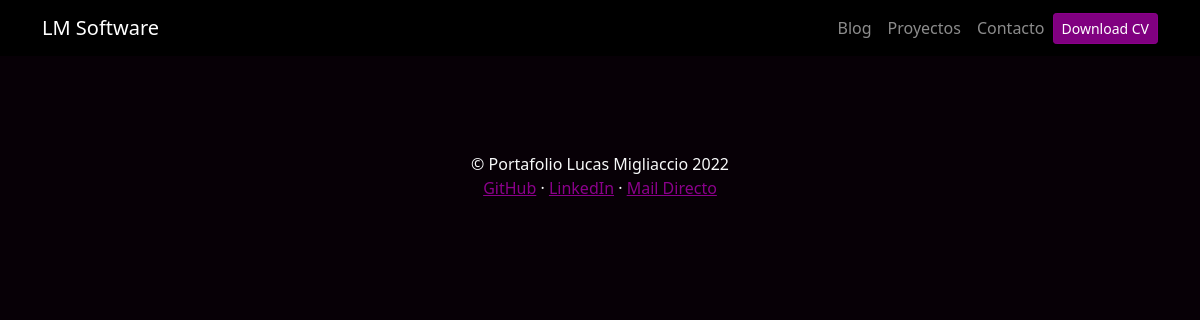
The page /proyectos/ on the database as committed earlier.
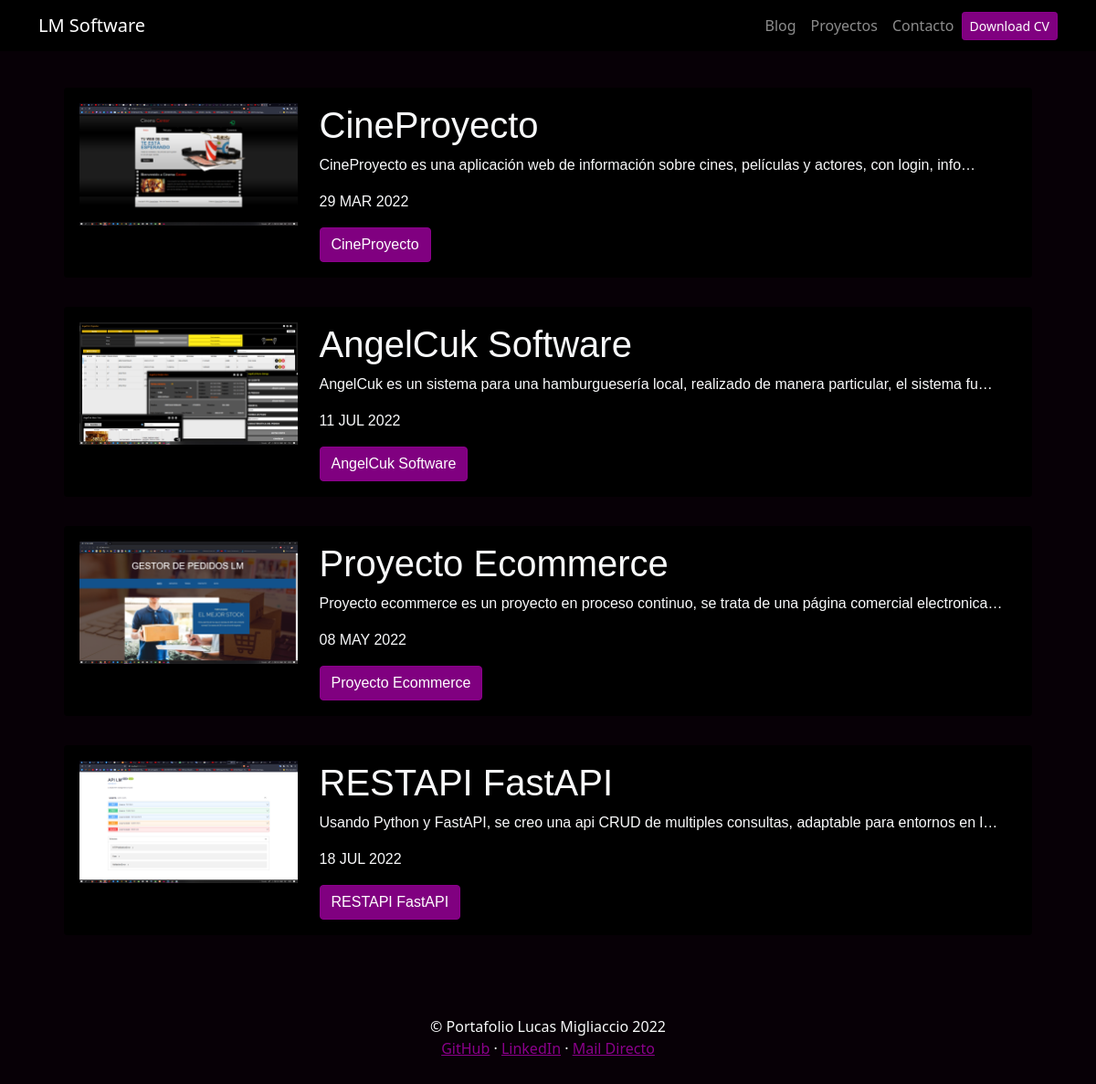
The same page on the database as committed later.
### proyectos/models.py (models this page shows)
class Posts(models.Model):
    tittle=models.CharField(max_length=100)
    description=models.TextField()
    image=models.ImageField(upload_to="proyectos/images")
    date=models.DateField(datetime.date.today)

### proyectos/views.py (the view)
# urls.py: path("", render_posts, name="post"),
def render_posts(request):
    post= Posts.objects.all()
    return render(request, 'post_proy.html',{"posts":post})

### proyectos/templates/post_proy.html
{% extends 'layout.html' %}
{% block content %}
    {% for post in posts %}
        <div class="p-3">
            <div class="card card-body bg-black">
                <div class="row">
                    <div class="col-3">
                        <img src="{{post.image.url}}" alt="{{post.title}}" class="img-fluid">
                    </div>
                    <div class="col-9" style="font-family: Helvetica, Sans-Serif;">
                        <h1>{{post.tittle}}</h1>
                        <p>{{post.description|striptags|truncatechars:100 }}</p>
                        <p>{{post.date|date:'d M Y'|upper}}</p>
                        <a href="{% url 'proyectos:post_detail' post.id %}" class="btn btn-primary" style="background-color: purple; border-color: darkmagenta;">{{post.tittle}}</a>
                    </div>
                </div>
            </div>
        </div>
    {% endfor %}
    {% endblock %}

### portfolio/templates/layout.html (shortened to what this page needs)
{% load static %}
<!DOCTYPE html>
<html lang="en">
<head>
    <link href="https://cdn.jsdelivr.net/npm/bootstrap@5.1.3/dist/css/bootstrap.min.css" rel="stylesheet"
>
    <link rel="stylesheet" href="{% static 'main.css' %}">
</head>
<body class="text-light">
    {% include 'partials/navbar.html' %}
    <div class="container p-4">
    {% block content %}
    {% endblock %}
    </div>
</body>
    {% include 'partials/footer.html'%}
</html>

### portfolio/templates/partials/navbar.html (shortened to what this page needs)
{% load static %}
<nav class="navbar navbar-expand-lg navbar-dark bg-black">
  <div class="container">
    <a class="navbar-brand fw-medium fst-helvetica" href="/">LM Software</a>
    <div class="collapse navbar-collapse" id="navbarNav">
      <ul class="navbar-nav ms-auto" >
       <li class="nav-item">
          <a class="nav-link" href="{% url 'blog:post' %}">Blog</a>
        </li>
        <li class="nav-item">
          <a class="nav-link" href="{% url 'proyectos:posts' %}">Proyectos</a>
        </li>
          <a class="nav-link" href="{% url 'contacto:contacto' %}">Contacto</a>
        <li class="nav-item d-flex align-items-center">
          <a class="btn btn-primary btn-sm"
            href="{% static 'portfolio/lucas-migliaccio-cv-ingles.pdf' %}"
            target="_blank"
            style="background-color: purple; border-color: darkmagenta;"
            >Download CV</a>
        </li>
      </ul>
    </div>
  </div>
  </nav>

### portfolio/templates/partials/footer.html (shortened to what this page needs)
<footer class="footer text-faded text-center py-5">
    <div class="container">
      <p class="m-0 mbt1">&copy; Portafolio Lucas Migliaccio 2022</p>
        <a href="https://github.com/LucasMigliaccio" target="_blank" style="color: darkmagenta;">GitHub</a> ·
        <a href="https://www.linkedin.com/in/lucas-migliaccio-828742196/" target="_blank" style="color: darkmagenta;">LinkedIn</a> ·
        <a href="mailto:lucasmigliaccio10@gmail.com?Subject=Mail%20desde%20el%20portafolio" style="color: darkmagenta;">Mail Directo</a>
    </div>
  </footer>

### portfolio/static/main.css (style rules this page uses)
body { background: #070006; }
.bg-black { background: black; }

Rows that differ between the two databases and show on the page:
added Posts: image (picture), tittle "CineProyecto", description "CineProyecto es una aplicación web de información sobre cines, películas y actores, con login, info…", date "29 MAR 2022"
added Posts: image (picture), tittle "AngelCuk Software", description "AngelCuk es un sistema para una hamburguesería local, realizado de manera particular, el sistema fu…", date "11 JUL 2022"
added Posts: image (picture), tittle "Proyecto Ecommerce", description "Proyecto ecommerce es un proyecto en proceso continuo, se trata de una página comercial electronica…", date "08 MAY 2022"
added Posts: image (picture), tittle "RESTAPI FastAPI", description "Usando Python y FastAPI, se creo una api CRUD de multiples consultas, adaptable para entornos en l…", date "18 JUL 2022"
